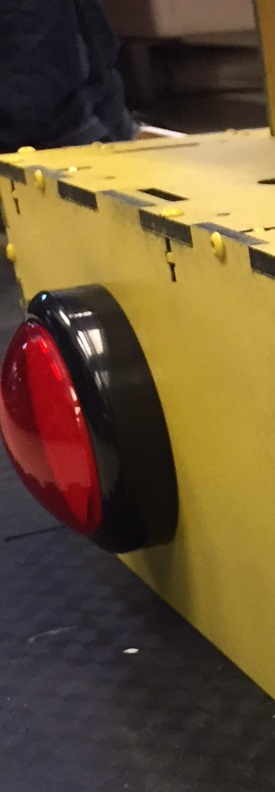
#> input picture OpenCVCode/Filtering/button1.JPG, 275 x 792 px, found by its file name
$ python shapefittingmultiple.py   (Python 2 division)   (older library calls are emulated)
#> lines starting #> are read from the running program, lines starting #| are printed output that depends on the picture; after the words box and inside, x2 and y2 are one past the last pixel; in counts of white or black regions, pixels touching at a corner belong together
# -*- coding: utf-8 -*-
"""
Created on Mon Jan 23 21:42:00 2017

@author: arinz
"""

import cv2
import numpy as np
import copy

rg = 1.7
rb = 1.7
gr = 1.15
gb = 1.0

buttonImages = ['button1.jpg','button2.jpg','button3.jpg','button4.jpg','button5.jpg','button6.jpg','button7.jpg','button8.jpg','button9.jpg','button10.jpg','button11.jpg']
#buttonImages = ['button1.jpg','button2.jpg','button3.jpg','button4.jpg','button7.jpg','button9.jpg']
blockImages = ['block1.jpg','block2.jpg','block3.jpg','block4.jpg','block5.jpg','block6.jpg','block7.jpg','block8.jpg','block9.jpg','block10.jpg','block11.jpg','block12.jpg']
buttonContours = []
blockContours = []

def detect(c):
    # initialize the shape name and approximate the contour
    shape = "unidentified"
    peri = cv2.arcLength(c, True)
    approx = cv2.approxPolyDP(c, 0.005 * peri, True)
    print "approx", len(approx)
    if len(approx) <= 13:
    	# compute the bounding box of the contour and use the
    	# bounding box to compute the aspect ratio
        # a square will have an aspect ratio that is approximately
        # equal to one, otherwise, the shape is a rectangle
        shape = False
        # otherwise, we assume the shape is a circle
    else:
        shape = True

        # return the name of the shape
    return shape

def is_button4(cnt):
    #perimeter = cv2.arcLength(cnt,True)
    area = cv2.contourArea(cnt)
    hull = cv2.convexHull(cnt)
    hull_area = cv2.contourArea(hull)
    solidity = float(area)/hull_area
    print area,hull_area
    print "solidity",solidity
    if (solidity > .94 and solidity < .99):
        return True
    return False

for fn in buttonImages:
    img1 = cv2.imread(fn)
#> img1 is the input picture: shape (792, 275, 3); mean B, G, R 51.8, 82.2, 102.8
    b,g,r = cv2.split(img1)
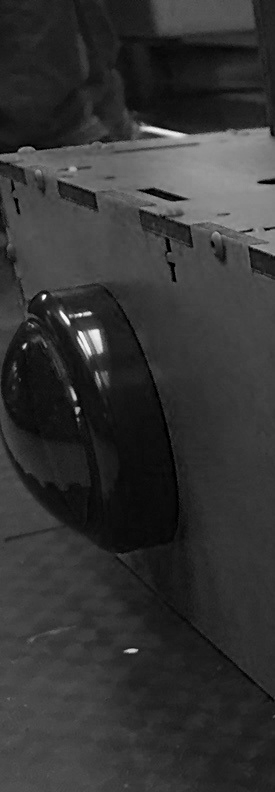
#> b: shape (792, 275); min 0, max 255, mean 51.8
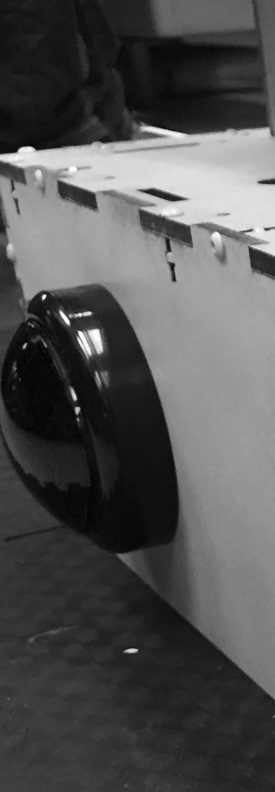
#> g: shape (792, 275); min 0, max 255, mean 82.2
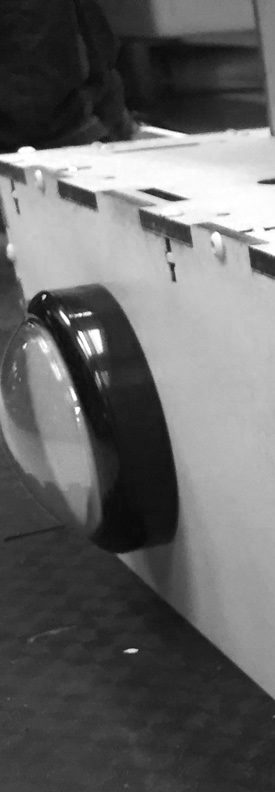
#> r: shape (792, 275); min 6, max 255, mean 102.8
    img1[((r>(rg*g)) & (r>(rb*b)))] = [0,0,255]
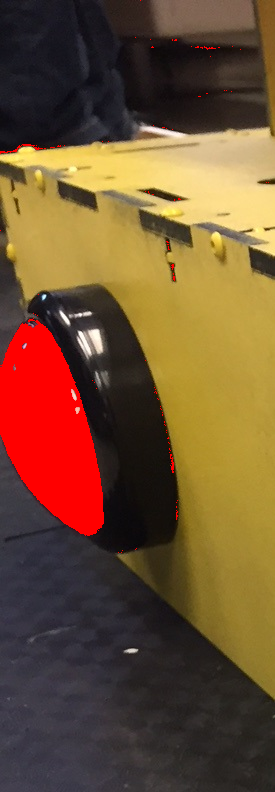
#> img1: shape (792, 275, 3); 6.71% of pixels changed, all inside (x1, y1, x2, y2) = (0, 0, 269, 553)
    img1[((g>(gr*r)) & (g>(gb*b)))] = [0,255,0]
#> img1: shape (792, 275, 3); 0.01% of pixels changed, all inside (x1, y1, x2, y2) = (45, 293, 112, 519)
    img1[~(((g>(gr*r)) & (g>(gb*b)))|((r>(rg*g)) & (r>(rb*b))))] = [0,0,0]
    img2 = cv2.cvtColor(img1,cv2.COLOR_BGR2GRAY)
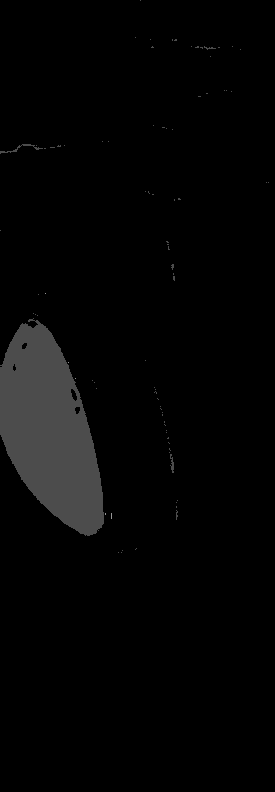
#> img2: shape (792, 275); min 0, max 150, mean 5.1
    ret, thresh = cv2.threshold(img2, 50, 255,0)
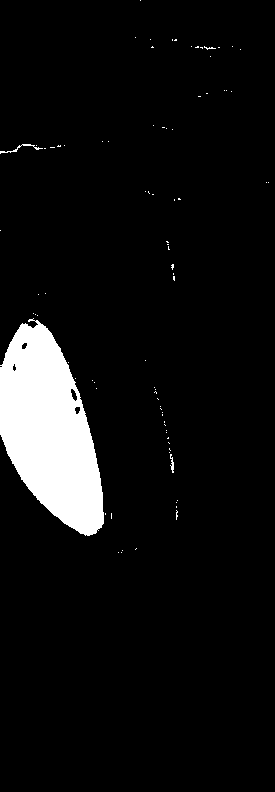
#> thresh: shape (792, 275); 6.7% white; 84 white regions (81 under 20 px)
    image, contours,hierarchy = cv2.findContours(thresh,2,1)
#> contours = 88 contours, 82 with area under 20; largest, box (x1, y1, x2, y2) and area: (0, 318, 104, 536) 14161, (70, 388, 78, 402) 54, (74, 406, 81, 415) 36, (0, 144, 43, 154) 32, (21, 342, 28, 350) 31, (12, 363, 17, 372) 21
    sortedCnts = sorted(contours,key=cv2.contourArea)
#> sortedCnts has the same summary as contours
    sortedCnts.reverse()
    biggestCnt = sortedCnts[0]
#> biggestCnt = contour of 500 points, box (x1, y1, x2, y2) (0, 318, 104, 536), area 14161
    buttonContours.append(biggestCnt)
    cv2.drawContours(img1, [biggestCnt], -1, (255,0,255), 3)
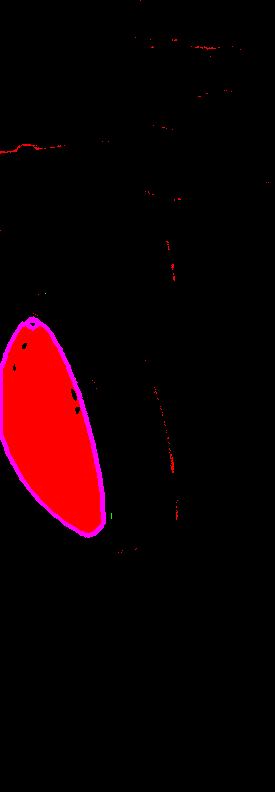
#> img1: shape (792, 275, 3); mean B, G, R 2.7, 0, 18.1
    isButton = detect(biggestCnt)
#> in detect, `peri = cv2.arcLength(c, True)`: peri = 580.4
#> in detect, `approx = cv2.approxPolyDP(c, 0.005 * peri, True)`: approx = contour of 17 points, box (x1, y1, x2, y2) (0, 319, 104, 536), area 14092
#| approx 17
#> isButton = True
    print fn,isButton
#| button1.jpg True
    print
#> pass 2 of the loop `for fn in buttonImages:`:
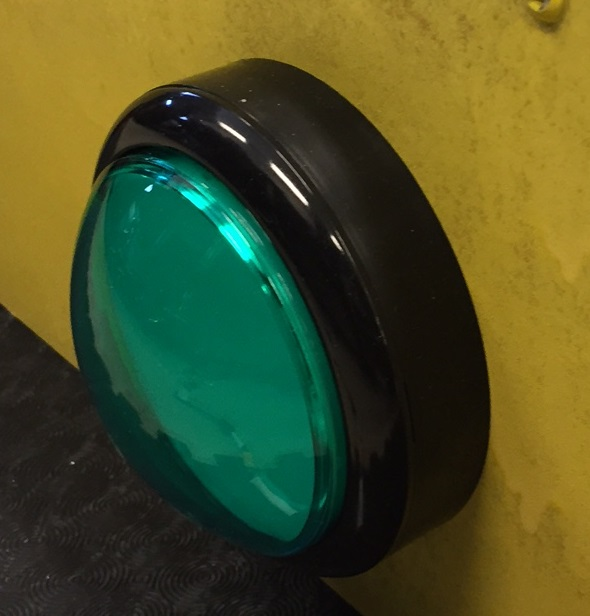
#> input picture OpenCVCode/Filtering/button2.JPG, 590 x 616 px, found by its file name
#> img1 is the input picture: shape (616, 590, 3); mean B, G, R 37.7, 80.5, 75.1
#> b: shape (616, 590)
#> g: shape (616, 590)
#> r: shape (616, 590)
#> img2: shape (616, 590)
#> `ret, thresh = cv2.threshold(img2, 50, 255,0)`:
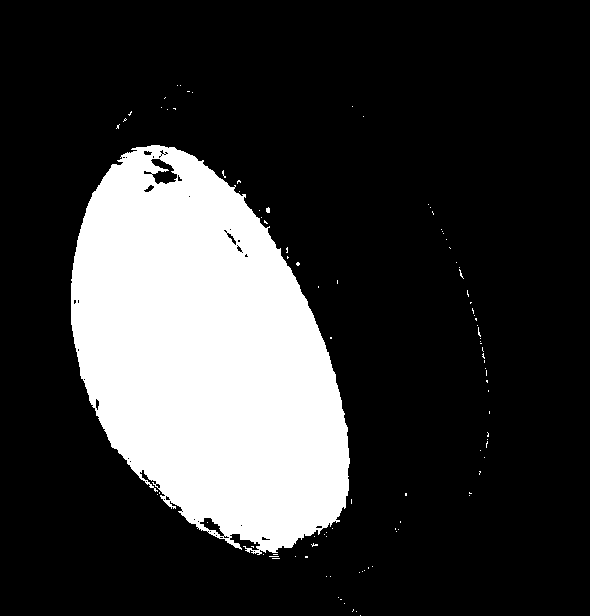
#> thresh: shape (616, 590); 21.7% white; 99 white regions (97 under 20 px)
#> contours = 147 contours, 136 with area under 20; largest, box (x1, y1, x2, y2) and area: (71, 145, 350, 555) 78586, (150, 158, 178, 185) 418, (199, 517, 225, 537) 198, (226, 232, 237, 246) 50, (143, 184, 155, 193) 46
#> sortedCnts has the same summary as contours
#> biggestCnt = contour of 1333 points, box (x1, y1, x2, y2) (71, 145, 350, 555), area 78586
#> `cv2.drawContours(img1, [biggestCnt], -1, (255,0,255), 3)`:
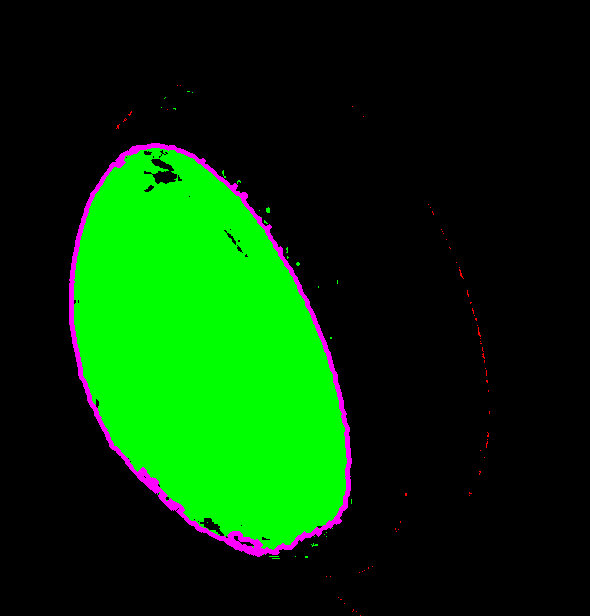
#> img1: shape (616, 590, 3); mean B, G, R 4.1, 52.7, 4.3
#| approx 19
#| button2.jpg True
#> pass 3 of the loop `for fn in buttonImages:`:
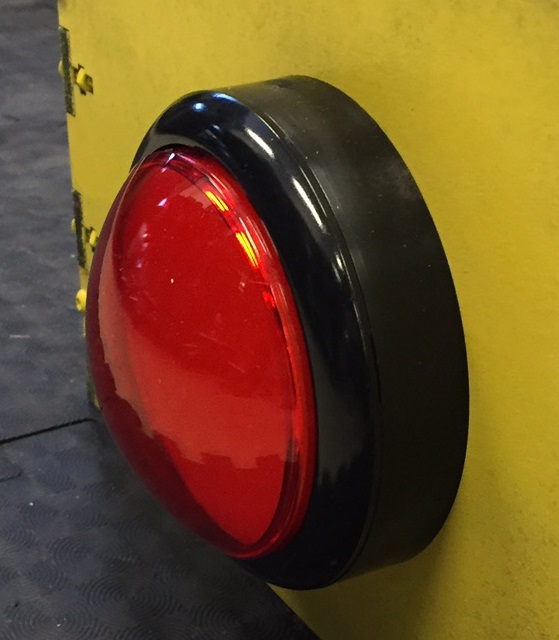
#> input picture OpenCVCode/Filtering/button3.JPG, 559 x 640 px, found by its file name
#> img1 is the input picture: shape (640, 559, 3); mean B, G, R 37.8, 78.2, 111
#> b: shape (640, 559)
#> g: shape (640, 559)
#> r: shape (640, 559)
#> img2: shape (640, 559)
#> `ret, thresh = cv2.threshold(img2, 50, 255,0)`:
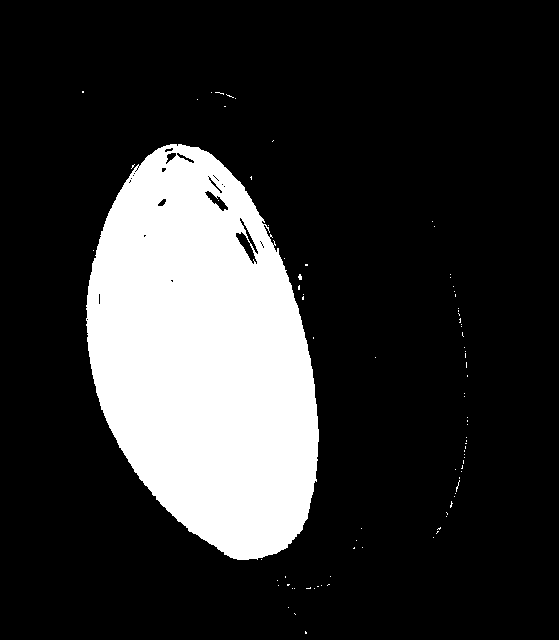
#> thresh: shape (640, 559); 19.5% white; 87 white regions (86 under 20 px)
#> contours = 122 contours, 112 with area under 20; largest, box (x1, y1, x2, y2) and area: (86, 144, 319, 560) 69814, (235, 231, 258, 265) 260, (204, 190, 229, 212) 186, (239, 217, 259, 255) 129, (165, 152, 177, 165) 68
#> sortedCnts has the same summary as contours
#> biggestCnt = contour of 1023 points, box (x1, y1, x2, y2) (86, 144, 319, 560), area 69814
#> `cv2.drawContours(img1, [biggestCnt], -1, (255,0,255), 3)`:
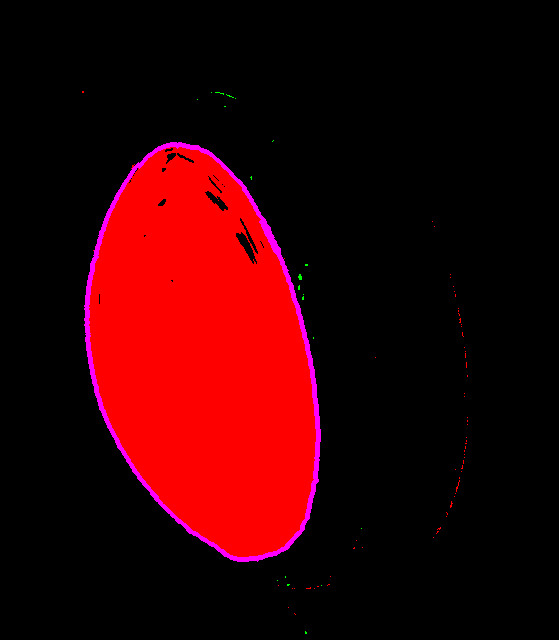
#> img1: shape (640, 559, 3); mean B, G, R 3.5, 0.1, 51.1
#| approx 16
#| button3.jpg True
#> (the run stopped early here; a loop or call above may not have finished)
